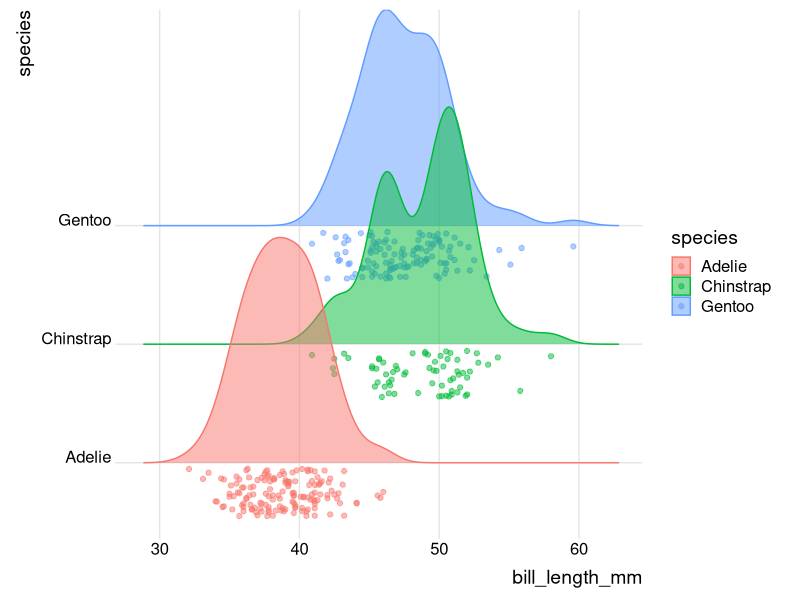
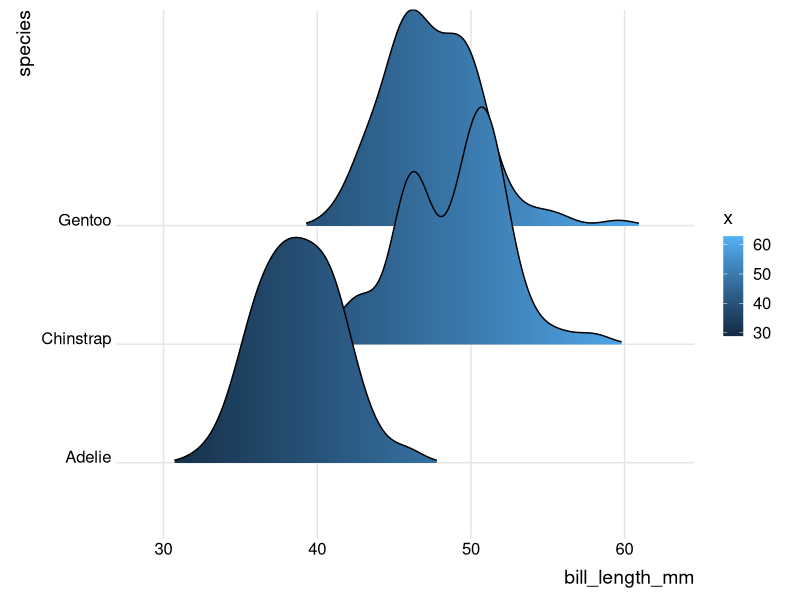
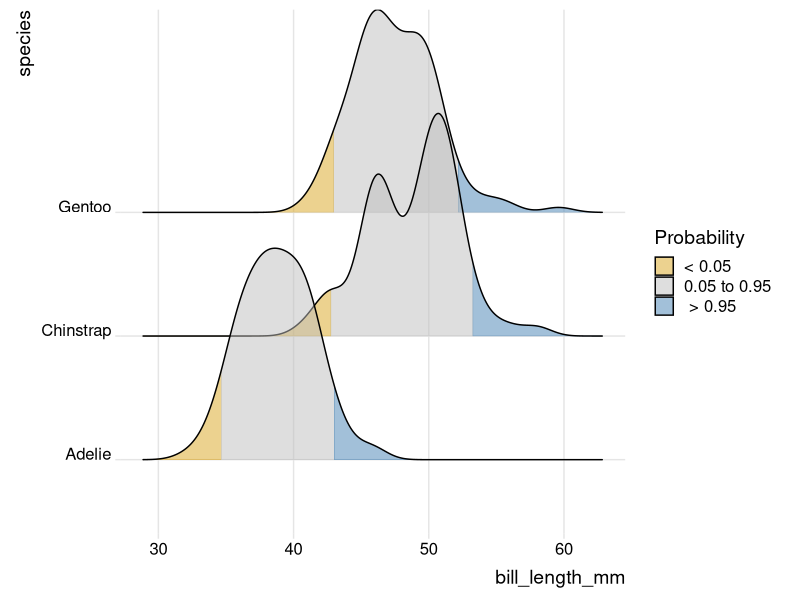

Source code (R) for these figures, in order:
library(ggplot2)
library(ggridges)
library(palmerpenguins)

ggplot(data = penguins) +
  aes(x = bill_length_mm,
      y = species,
      fill = species,
      color = species) +
  geom_density_ridges(
    scale = 2,
    position = "raincloud",
    alpha = 0.5,
    jittered_points = TRUE
  ) +
  theme_ridges()

ggplot(data = penguins) +
  aes(x = bill_length_mm, y = species,
      fill = stat(x)) +
  geom_density_ridges_gradient(scale = 2,
                               rel_min_height = 0.01,) +
  theme_ridges()

ggplot(data = penguins) +
  aes(x = bill_length_mm, y = species,
      fill = factor(stat(quantile))) +
  stat_density_ridges(geom = "density_ridges_gradient",
                      calc_ecdf = TRUE,
                      quantiles = c(0.05, 0.95)) +
  scale_fill_manual(
    name = "Probability",
    values = alpha(c("goldenrod", "gray", "steelblue"), 0.5),
    labels = c("< 0.05", "0.05 to 0.95", " > 0.95 ")
  ) +
  theme_ridges()